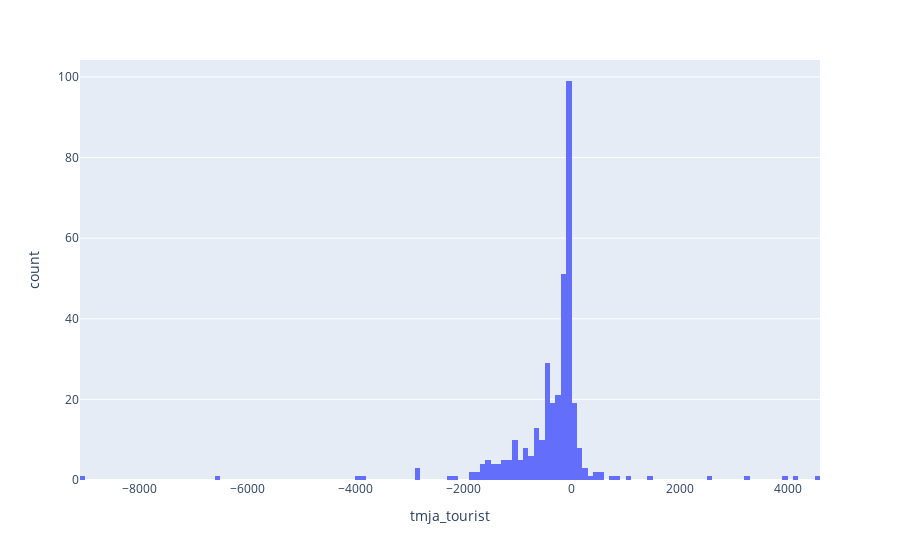

Notebook code for this chart:
### Code cell
fig = px.histogram(tmja_wrs84_bre_clean, x='tmja_tourist', nbins=200)
fig.show()

### Figure 1 — Plotly figure (JSON) as saved in the notebook; plotly's stock layout.template omitted (floating-point values rounded to 4 significant figures; data arrays with more than 128 entries replaced by an {"elided": "..."} marker saying what was removed)
{"data": [{"alignmentgroup": "True", "bingroup": "x", "hovertemplate": "tmja_tourist=%{x}<br>count=%{y}<extra></extra>", "legendgroup": "", "marker": {"color": "#636efa", "pattern": {"shape": ""}}, "name": "", "nbinsx": 200, "offsetgroup": "", "orientation": "v", "showlegend": false, "type": "histogram", "x": {"elided": "366 float values"}, "xaxis": "x", "yaxis": "y"}], "layout": {"barmode": "relative", "legend": {"tracegroupgap": 0}, "margin": {"t": 60}, "xaxis": {"anchor": "y", "domain": [0, 1], "title": {"text": "tmja_tourist"}}, "yaxis": {"anchor": "x", "domain": [0, 1], "title": {"text": "count"}}}}
